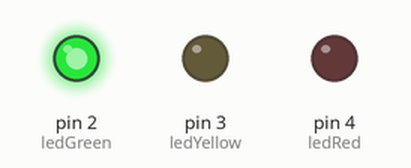
Simulated run of this sketch. Board: Arduino Uno, built with avr-gcc and run on an emulated ATmega328P. Shown: output pins drawn as LEDs (lit = HIGH). What the sketch prints to the serial monitor is not drawn.

Above: at 0.1 s.
Timing chart, 0 to 1.6 s (numbered marks = the images above):
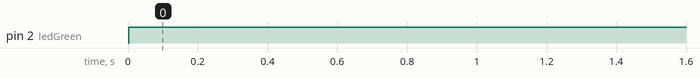

Measured:
- by itself, pin 2 (ledGreen): LOW → HIGH at 0.00 s

The sketch:

MoistureSensorArduino.ino
```cpp
int analogInput = 0;
int maxValue = 600;
int ledGreen = 2;
int ledYellow = 3;
int ledRed = 4;
void setup() {
  Serial.begin(9600);
  pinMode(ledGreen,OUTPUT);
  pinMode(ledYellow,OUTPUT);
  pinMode(ledRed,OUTPUT);
}

void loop() {
  float moistureValue = analogRead(analogInput);
  if (moistureValue > maxValue){
    maxValue = moistureValue;
  }
  Serial.print("\nmoisture Value: ");
  Serial.print(moistureValue);
  Serial.print("\tmax Value: ");
  Serial.print(maxValue);

  double moisPercent = (moistureValue/maxValue)*100.0;
  Serial.print("\tProzent: ");
  Serial.print(moisPercent);
  if(moisPercent < 20){
    digitalWrite(ledGreen,LOW);
    digitalWrite(ledYellow,LOW);
    digitalWrite(ledRed,HIGH);
  }
  else if (moisPercent >=20 && moisPercent <40){
    digitalWrite(ledGreen,LOW);
    digitalWrite(ledYellow,HIGH);
    digitalWrite(ledRed,LOW);
  }
  else{
    digitalWrite(ledGreen,HIGH);
    digitalWrite(ledYellow,LOW);
    digitalWrite(ledRed,LOW);
  }
  delay(600000);
}
```
